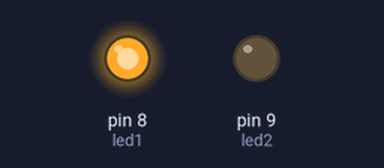
Bench run of a sketch on a simulated Arduino Uno, built with avr-gcc and run on an emulated ATmega328P. Shown: output pins drawn as LEDs (lit = HIGH).

Above: at 2.5 s.
At 8.5 s:
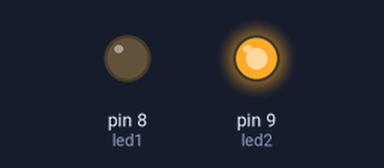
At 17.5 s:
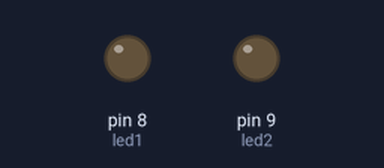
Timing chart, 0 to 31.2 s (numbered marks = the images above):
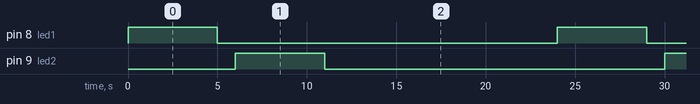

Measured:
- by itself, pin 8 (led1), pin 9 (led2): alternates HIGH for 5.0 s and LOW for 19.0 s
- by itself, everything shown: repeats every 24.0 s, in 4 steps

The sketch:

A2__2_.ino
```cpp
int led1=8;
int led2=9;
int led3=10;
int led4=11;
void setup() {
  // put your setup code here, to run once:
pinMode(led1,OUTPUT);
pinMode(led2,OUTPUT);
pinMode(led2,OUTPUT);
pinMode(led2,OUTPUT);
}

void loop() {
  // put your main code here, to run repeatedly:
digitalWrite(led1,HIGH);
delay(5000);
digitalWrite(led1,LOW);
delay(1000);
digitalWrite(led2,HIGH);
delay(5000);
digitalWrite(led2,LOW);
delay(1000);
digitalWrite(led3,HIGH);
delay(5000);
digitalWrite(led3,LOW);
delay(1000);
digitalWrite(led4,HIGH);
delay(5000);
digitalWrite(led4,LOW);
delay(1000);

}
```
